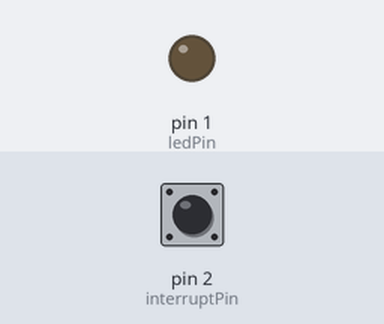
A sketch run on a simulated Arduino Uno, built with avr-gcc and run on an emulated ATmega328P. On the bench: output pins drawn as LEDs (lit = HIGH). Inputs (shaded band) come from the test bench; at power-on: pin 2 (interruptPin) LOW.

Above: at 1.2 s.
1.3 s: pin 2 (interruptPin) pulled HIGH for 0.15 s
At 2.2 s:
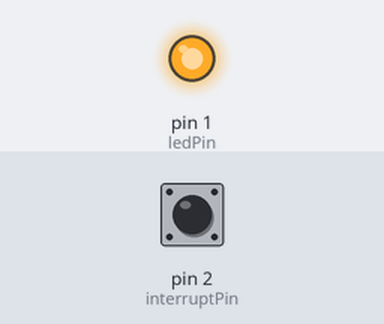
2.9 s: pin 2 (interruptPin) pulled HIGH for 1 s
At 3.5 s:
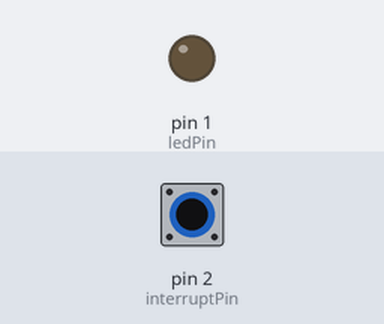
5.4 s: pin 2 (interruptPin) pulled HIGH for 3.2 s
At 6.6 s:
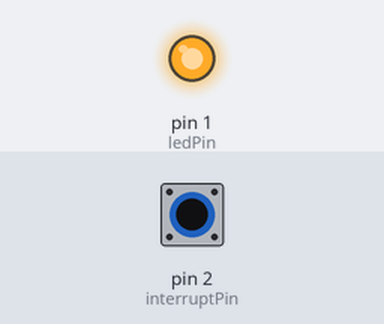
Timing chart, 0 to 8.4 s (numbered marks = the images above; inputs shaded):
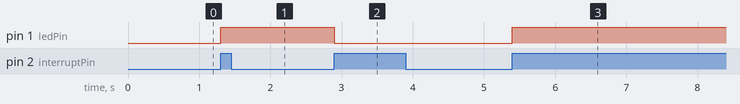

The sketch:

trinket_interrupt_simple.ino
```cpp
/*
 * This is just a simple example of an interrupt handler
 */
#include <avr/power.h>      // needed to up clock to 16 MHz on 5v Trinket

const int ledPin = 1;
const int interruptPin = 2;
int ledState = 0; // 0 = off, 1 = on
void setup() {
  if (F_CPU == 16000000) clock_prescale_set(clock_div_1); // 5V Trinket: run at 16 MHz

  pinMode(ledPin, OUTPUT);
  digitalWrite(ledPin, LOW);
  attachInterrupt(0, changeLight, RISING);
}

void loop() {
  // Everything happens in the interrupt handler
}

void changeLight() {
  // if the light is off (ledState == 0)
  // 1. turn the light on
  // 2. change ledState to 1
  if (ledState == 0) {
    digitalWrite(ledPin, HIGH);
    ledState = 1;
  }
  else {
    // if the light is on (ledState != 0)
    // 1. turn the light off
    // 2. change ledState to 0
    digitalWrite(ledPin, LOW);
    ledState = 0;
  }
}
```

Measured:
- after the input at 1.3 s, pin 1 (ledPin): LOW → HIGH at once
- after the input at 2.9 s, pin 1 (ledPin): HIGH → LOW at once
- after the input at 5.4 s, pin 1 (ledPin): LOW → HIGH at once
